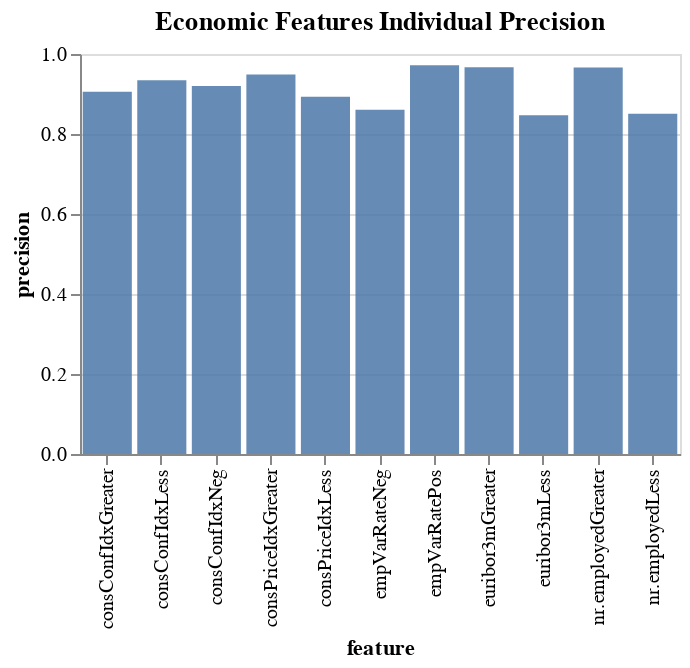

This figure's notebook cell:
### Code cell
alt.Chart(label1_stats).mark_bar(opacity=0.85).encode(
    x="feature",
    y="precision"
).properties(
    width=300,
    height=200,
    title={'text': 'Economic Features Individual Precision'}
)

### Figure 1 — Vega-Lite specification as saved in the notebook (floating-point values rounded to 4 significant figures)
{"config": {"view": {"continuousWidth": 400, "continuousHeight": 300}}, "data": {"name": "data-707a82e14a4f1c4c9f935a358c78ce94"}, "mark": {"type": "bar", "opacity": 0.85}, "encoding": {"x": {"field": "feature", "type": "nominal"}, "y": {"field": "precision", "type": "quantitative"}}, "height": 200, "title": {"text": "Economic Features Individual Precision"}, "width": 300, "$schema": "https://vega.github.io/schema/vega-lite/v4.17.0.json", "datasets": {"data-707a82e14a4f1c4c9f935a358c78ce94": [{"otherLabels": "1", "precision": 0.9718, "recall": 1.0, "f1-score": 0.9857, "support": 4582.0, "feature": "empVarRatePos"}, {"otherLabels": "1", "precision": 0.8605, "recall": 0.9716, "f1-score": 0.9126, "support": 2672.0, "feature": "empVarRateNeg"}, {"otherLabels": "1", "precision": 0.9489, "recall": 0.9995, "f1-score": 0.9735, "support": 3682.0, "feature": "consPriceIdxGreater"}, {"otherLabels": "1", "precision": 0.893, "recall": 0.9909, "f1-score": 0.9394, "support": 3504.0, "feature": "consPriceIdxLess"}, {"otherLabels": "1", "precision": 0.9056, "recall": 0.9927, "f1-score": 0.9471, "support": 2870.0, "feature": "consConfIdxGreater"}, {"otherLabels": "1", "precision": 0.9345, "recall": 0.9984, "f1-score": 0.9654, "support": 4390.0, "feature": "consConfIdxLess"}, {"otherLabels": "1", "precision": 0.9199, "recall": 0.9978, "f1-score": 0.9573, "support": 7286.0, "feature": "consConfIdxNeg"}, {"otherLabels": "1", "precision": 0.9666, "recall": 1.0, "f1-score": 0.983, "support": 5262.0, "feature": "euribor3mGreater"}, {"otherLabels": "1", "precision": 0.8472, "recall": 0.9412, "f1-score": 0.8917, "support": 2008.0, "feature": "euribor3mLess"}, {"otherLabels": "1", "precision": 0.9662, "recall": 1.0, "f1-score": 0.9828, "support": 5199.0, "feature": "nr.employedGreater"}, {"otherLabels": "1", "precision": 0.8506, "recall": 0.9456, "f1-score": 0.8956, "support": 2078.0, "feature": "nr.employedLess"}]}}
